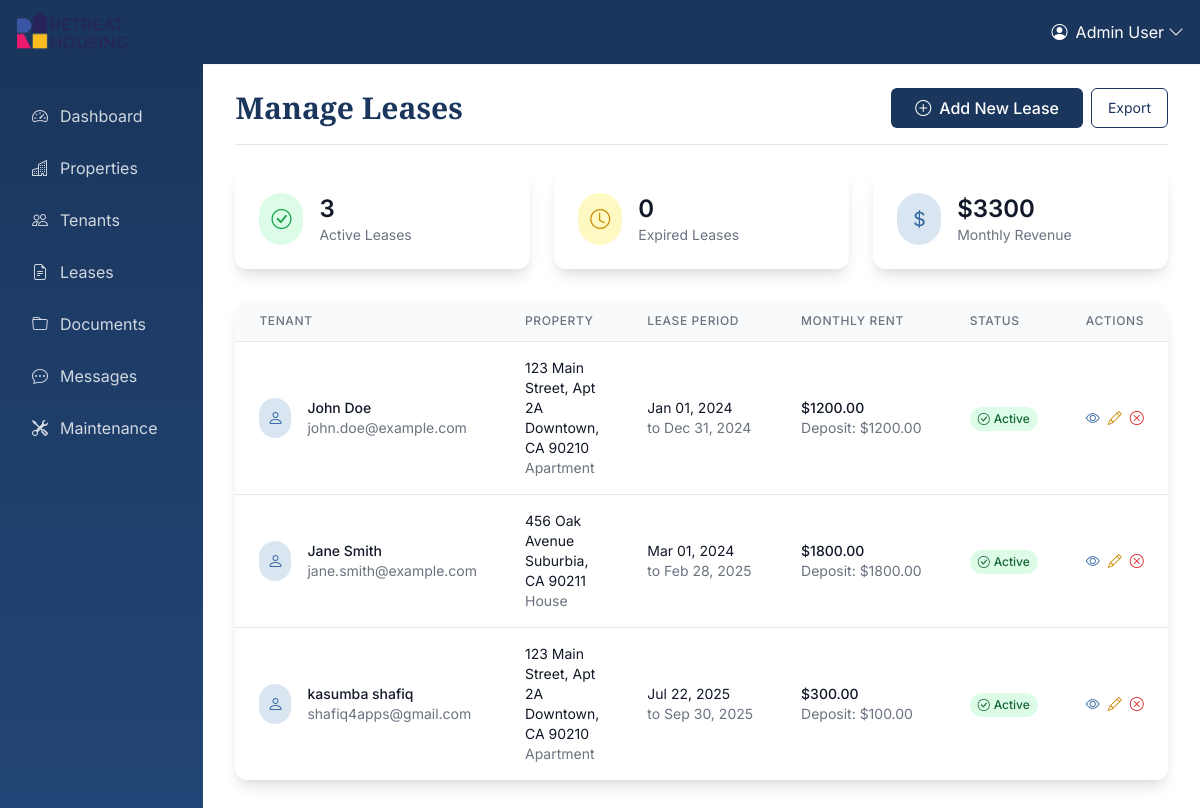
/admin/leases (signed in), run on the app's committed database.
### app/models/user.py (models this page shows, shortened)
class User(UserMixin, db.Model):
    __tablename__ = 'users'
    id = db.Column(db.Integer, primary_key=True)
    username = db.Column(db.String(50), unique=True, nullable=False)
    email = db.Column(db.String(100), unique=True, nullable=False)
    password_hash = db.Column(db.String(255), nullable=False)
    role = db.Column(db.Enum('admin', 'tenant', name='user_roles'), nullable=False)
    first_name = db.Column(db.String(50), nullable=False)
    last_name = db.Column(db.String(50), nullable=False)
    phone = db.Column(db.String(20))
    is_active = db.Column(db.Boolean, default=True)
    created_at = db.Column(db.DateTime, default=datetime.utcnow)
    updated_at = db.Column(db.DateTime, default=datetime.utcnow, onupdate=datetime.utcnow)
    properties_owned = db.relationship('Property', backref='owner', lazy=True, foreign_keys='Property.owner_id')
    leases = db.relationship('Lease', backref='tenant', lazy=True, foreign_keys='Lease.tenant_id')
    sent_messages = db.relationship('Message', backref='sender', lazy=True, foreign_keys='Message.sender_id')
    received_messages = db.relationship('Message', backref='recipient', lazy=True, foreign_keys='Message.recipient_id')
    maintenance_requests = db.relationship('MaintenanceRequest', backref='tenant', lazy=True)
    def is_admin(self):
        return self.role == 'admin'
    @property
    def full_name(self):
        return f"{self.first_name} {self.last_name}"

### app/models/lease.py (models this page shows, shortened)
class Lease(db.Model):
    __tablename__ = 'leases'
    id = db.Column(db.Integer, primary_key=True)
    tenant_id = db.Column(db.Integer, db.ForeignKey('users.id'), nullable=False)
    property_id = db.Column(db.Integer, db.ForeignKey('properties.id'), nullable=False)
    start_date = db.Column(db.Date, nullable=False)
    end_date = db.Column(db.Date, nullable=False)
    monthly_rent = db.Column(db.Numeric(10, 2), nullable=False)
    security_deposit = db.Column(db.Numeric(10, 2))
    status = db.Column(db.Enum('active', 'expired', 'terminated', name='lease_statuses'), default='active')
    created_at = db.Column(db.DateTime, default=datetime.utcnow)
    updated_at = db.Column(db.DateTime, default=datetime.utcnow, onupdate=datetime.utcnow)
    documents = db.relationship('Document', backref='lease', lazy=True)

### app/models/property.py (models this page shows, shortened)
class Property(db.Model):
    __tablename__ = 'properties'
    id = db.Column(db.Integer, primary_key=True)
    owner_id = db.Column(db.Integer, db.ForeignKey('users.id'), nullable=False)
    address = db.Column(db.Text, nullable=False)
    property_type = db.Column(db.Enum('apartment', 'house', 'commercial', name='property_types'), nullable=False)
    bedrooms = db.Column(db.Integer)
    bathrooms = db.Column(db.Integer)
    square_footage = db.Column(db.Integer)
    rent_amount = db.Column(db.Numeric(10, 2))
    description = db.Column(db.Text)
    is_active = db.Column(db.Boolean, default=True)
    created_at = db.Column(db.DateTime, default=datetime.utcnow)
    updated_at = db.Column(db.DateTime, default=datetime.utcnow, onupdate=datetime.utcnow)
    leases = db.relationship('Lease', backref='property', lazy=True)
    messages = db.relationship('Message', backref='property', lazy=True)
    maintenance_requests = db.relationship('MaintenanceRequest', backref='property', lazy=True)

### app/views/admin.py (the view)
@admin_bp.route('/leases')
@login_required
@admin_required
def leases():
    leases = Lease.query.all()
    return render_template('admin/leases.html', leases=leases)

### app/templates/admin/leases.html (shortened to what this page needs)
{% extends "base.html" %}
{% block content %}
<div class="flex flex-wrap justify-between items-center pt-6 pb-4 mb-6 border-b border-gray-200">
    <h1 class="text-3xl font-semibold text-primary-800 heading">Manage Leases</h1>
    <div class="flex space-x-2">
        <a href="{{ url_for('admin.add_lease') }}" class="btn-brand-primary">
            <i class="bi bi-plus-circle mr-2"></i>Add New Lease
        </a>
        <button type="button" class="px-4 py-2 text-sm text-primary-800 border border-primary-800 rounded-md hover:bg-primary-50 transition-colors">Export</button>
    </div>
</div>
{% if leases %}
<div class="grid grid-cols-1 md:grid-cols-3 gap-6 mb-8">
    <div class="card-brand p-6">
        <div class="flex items-center">
            <div class="bg-green-100 rounded-full p-3">
                <i class="bi bi-check-circle text-green-600 text-xl"></i>
            </div>
            <div class="ml-4">
                <div class="text-2xl font-semibold text-gray-900">
                    {{ leases | selectattr("status", "equalto", "active") | list | length }}
                </div>
                <div class="text-sm text-gray-500">Active Leases</div>
            </div>
        </div>
    </div>
    <div class="card-brand p-6">
        <div class="flex items-center">
            <div class="bg-yellow-100 rounded-full p-3">
                <i class="bi bi-clock text-yellow-600 text-xl"></i>
            </div>
            <div class="ml-4">
                <div class="text-2xl font-semibold text-gray-900">
                    {{ leases | selectattr("status", "equalto", "expired") | list | length }}
                </div>
                <div class="text-sm text-gray-500">Expired Leases</div>
            </div>
        </div>
    </div>
    <div class="card-brand p-6">
        <div class="flex items-center">
            <div class="bg-primary-100 rounded-full p-3">
                <i class="bi bi-currency-dollar text-primary-600 text-xl"></i>
            </div>
            <div class="ml-4">
                <div class="text-2xl font-semibold text-gray-900">
                    ${{ "%.0f"|format(leases | selectattr("status", "equalto", "active") | map(attribute="monthly_rent") | sum) }}
                </div>
                <div class="text-sm text-gray-500">Monthly Revenue</div>
            </div>
        </div>
    </div>
</div>
{% endif %}
<div class="card-brand overflow-hidden">
    {% if leases %}
        <div class="overflow-x-auto">
            <table class="min-w-full divide-y divide-gray-200">
                <thead class="bg-gray-50">
                    <tr>
                        <th scope="col" class="px-6 py-3 text-left text-xs font-medium text-gray-500 uppercase tracking-wider">
                            Tenant
                        </th>
                        <th scope="col" class="px-6 py-3 text-left text-xs font-medium text-gray-500 uppercase tracking-wider">
                            Property
                        </th>
                        <th scope="col" class="px-6 py-3 text-left text-xs font-medium text-gray-500 uppercase tracking-wider">
                            Lease Period
                        </th>
                        <th scope="col" class="px-6 py-3 text-left text-xs font-medium text-gray-500 uppercase tracking-wider">
                            Monthly Rent
                        </th>
                        <th scope="col" class="px-6 py-3 text-left text-xs font-medium text-gray-500 uppercase tracking-wider">
                            Status
                        </th>
                        <th scope="col" class="px-6 py-3 text-left text-xs font-medium text-gray-500 uppercase tracking-wider">
                            Actions
                        </th>
                    </tr>
                </thead>
                <tbody class="bg-white divide-y divide-gray-200">
                    {% for lease in leases %}
                    <tr class="hover:bg-gray-50 transition-colors">
                        <td class="px-6 py-4 whitespace-nowrap">
                            <div class="flex items-center">
                                <div class="flex-shrink-0">
                                    <div class="bg-primary-100 rounded-full p-2">
                                        <i class="bi bi-person text-primary-600"></i>
                                    </div>
                                </div>
                                <div class="ml-4">
                                    <div class="text-sm font-medium text-gray-900">{{ lease.tenant.full_name }}</div>
                                    <div class="text-sm text-gray-500">{{ lease.tenant.email }}</div>
                                </div>
                            </div>
                        </td>
                        <td class="px-6 py-4">
                            <div class="text-sm text-gray-900">{{ lease.property.address }}</div>
                            <div class="text-sm text-gray-500">{{ lease.property.property_type.title() }}</div>
                        </td>
                        <td class="px-6 py-4 whitespace-nowrap">
                            <div class="text-sm text-gray-900">{{ lease.start_date.strftime('%b %d, %Y') }}</div>
                            <div class="text-sm text-gray-500">to {{ lease.end_date.strftime('%b %d, %Y') }}</div>
                        </td>
                        <td class="px-6 py-4 whitespace-nowrap">
                            <div class="text-sm font-medium text-gray-900">${{ "%.2f"|format(lease.monthly_rent) }}</div>
                            {% if lease.security_deposit %}
                            <div class="text-sm text-gray-500">Deposit: ${{ "%.2f"|format(lease.security_deposit) }}</div>
                            {% endif %}
                        </td>
                        <td class="px-6 py-4 whitespace-nowrap">
                            {% if lease.status == 'active' %}
                                <span class="inline-flex items-center px-2 py-1 text-xs font-medium rounded-full bg-green-100 text-green-800">
                                    <i class="bi bi-check-circle mr-1"></i>Active
                                </span>
                            {% elif lease.status == 'expired' %}
                                <span class="inline-flex items-center px-2 py-1 text-xs font-medium rounded-full bg-red-100 text-red-800">
                                    <i class="bi bi-x-circle mr-1"></i>Expired
                                </span>
                            {% elif lease.status == 'terminated' %}
                                <span class="inline-flex items-center px-2 py-1 text-xs font-medium rounded-full bg-gray-100 text-gray-800">
                                    <i class="bi bi-dash-circle mr-1"></i>Terminated
                                </span>
                            {% endif %}
                        </td>
                        <td class="px-6 py-4 whitespace-nowrap text-sm font-medium">
                            <div class="flex space-x-2">
                                <button class="text-primary-600 hover:text-primary-900 transition-colors" title="View Details">
                                    <i class="bi bi-eye"></i>
                                </button>
                                <button class="text-yellow-600 hover:text-yellow-900 transition-colors" title="Edit Lease">
                                    <i class="bi bi-pencil"></i>
                                </button>
                                {% if lease.status == 'active' %}
                                <button class="text-red-600 hover:text-red-900 transition-colors" title="Terminate Lease">
                                    <i class="bi bi-x-circle"></i>
                                </button>
                                {% endif %}
                            </div>
                        </td>
                    </tr>
                    {% endfor %}
                </tbody>
            </table>
        </div>
    {% endif %}
</div>
{% endblock %}

### app/templates/base.html (shortened to what this page needs)
<!DOCTYPE html>
<html lang="en">
<head>
    <script src="https://cdn.tailwindcss.com"></script>
    <link href="https://cdn.jsdelivr.net/npm/bootstrap-icons@1.10.0/font/bootstrap-icons.css" rel="stylesheet">
    <link rel="stylesheet" href="{{ url_for('static', filename='css/custom.css') }}">
</head>
<body>
    {% if current_user.is_authenticated %}
    <nav class="navbar-brand shadow-sm">
        <div class="container-fluid px-4 py-3">
            <div class="flex justify-between items-center w-full">
                <a class="flex items-center text-white hover:text-gray-200 transition-colors" href="{{ url_for('main.index') }}">
                    <img src="{{ url_for('static', filename='images/logo.webp') }}" alt="Retreat Housing" class="h-10 w-auto mr-3">
                </a>
                <div class="relative group">
                    <button class="flex items-center text-white hover:text-gray-200 transition-colors focus:outline-none">
                        <i class="bi bi-person-circle mr-2"></i>{{ current_user.full_name }}
                        <i class="bi bi-chevron-down ml-1"></i>
                    </button>
                </div>
            </div>
        </div>
    </nav>
    {% endif %}
    <div class="flex min-h-screen">
        {% if current_user.is_authenticated %}
        <nav class="sidebar-brand w-64 hidden md:block">
            <div class="sticky top-0 pt-6">
                <ul class="space-y-1 px-3">
                    {% if current_user.is_admin() %}
                    <li>
                        <a class="sidebar-nav-link flex items-center" href="{{ url_for('admin.dashboard') }}">
                            <i class="bi bi-speedometer2 mr-3"></i>Dashboard
                        </a>
                    </li>
                    <li>
                        <a class="sidebar-nav-link flex items-center" href="{{ url_for('admin.properties') }}">
                            <i class="bi bi-buildings mr-3"></i>Properties
                        </a>
                    </li>
                    <li>
                        <a class="sidebar-nav-link flex items-center" href="{{ url_for('admin.tenants') }}">
                            <i class="bi bi-people mr-3"></i>Tenants
                        </a>
                    </li>
                    <li>
                        <a class="sidebar-nav-link flex items-center" href="{{ url_for('admin.leases') }}">
                            <i class="bi bi-file-earmark-text mr-3"></i>Leases
                        </a>
                    </li>
                    <li>
                        <a class="sidebar-nav-link flex items-center" href="{{ url_for('admin.documents') }}">
                            <i class="bi bi-folder mr-3"></i>Documents
                        </a>
                    </li>
                    <li>
                        <a class="sidebar-nav-link flex items-center" href="{{ url_for('admin.messages') }}">
                            <i class="bi bi-chat-dots mr-3"></i>Messages
                        </a>
                    </li>
                    <li>
                        <a class="sidebar-nav-link flex items-center" href="{{ url_for('admin.maintenance') }}">
                            <i class="bi bi-tools mr-3"></i>Maintenance
                        </a>
                    </li>
                    {% endif %}
                </ul>
            </div>
        </nav>
        <main class="flex-1 px-4 md:px-8">
        {% else %}
        <main class="w-full">
        {% endif %}
                {% block content %}{% endblock %}
            </main>
        </div>
</body>
</html>

### data on the page
User: full_name "Admin User"
Lease: tenant.full_name "John Doe", tenant.email "john.doe@example.com", property.address "123 Main Street, Apt 2A Downtown, CA 90210", property.property_type "Apartment", start_date "Jan 01, 2024", end_date "Dec 31, 2024", monthly_rent "1200.00", security_deposit "1200.00", status "active" (drawn)
Lease: tenant.full_name "Jane Smith", tenant.email "jane.smith@example.com", property.address "456 Oak Avenue Suburbia, CA 90211", property.property_type "House", start_date "Mar 01, 2024", end_date "Feb 28, 2025", monthly_rent "1800.00", security_deposit "1800.00", status "active" (drawn)
Lease: tenant.full_name "kasumba shafiq", tenant.email "shafiq4apps@gmail.com", property.address "123 Main Street, Apt 2A Downtown, CA 90210", property.property_type "Apartment", start_date "Jul 22, 2025", end_date "Sep 30, 2025", monthly_rent "300.00", security_deposit "100.00", status "active" (drawn)

### other printed values
{{ leases | selectattr("status", "equalto", "active") | list | length }} "3"
{{ leases | selectattr("status", "equalto", "expired") | list | length }} "0"
